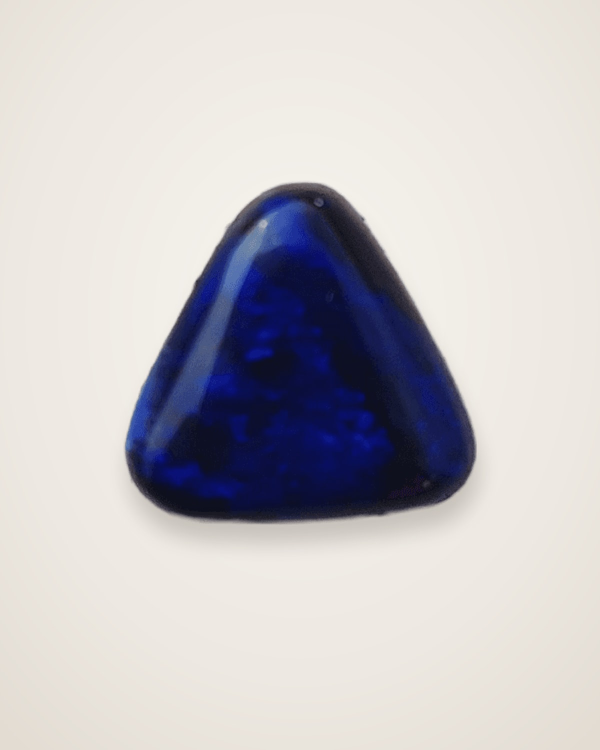
#> input picture data/studio-photos/wp-3643-20210322_110201.jpg, 1200 x 1500 px (shown at 1/2 size)
$ python prepare_photo.py ../../../data/studio-photos/wp-3643-20210322_110201.jpg out.png
#> lines starting #> are read from the running program, lines starting #| are printed output that depends on the picture; after the words box and inside, x2 and y2 are one past the last pixel; in counts of white or black regions, pixels touching at a corner belong together
import argparse
import json
import sys
from pathlib import Path

import numpy as np
from PIL import Image, ImageOps

ASPECT = 4 / 5
FILL_WIDTH = 0.62
FILL_HEIGHT = 0.52
MAX_SIZE = (1600, 2000)
MEAN_TOLERANCE = 2.0


def load(path):
    image = Image.open(path)
    icc = image.info.get("icc_profile")
    image = ImageOps.exif_transpose(image).convert("RGB")
    return image, icc


def border_colour(pixels):
    edge = np.concatenate([pixels[0], pixels[-1], pixels[:, 0], pixels[:, -1]])
    return tuple(int(v) for v in np.median(edge, axis=0))


def find_stone(pixels, background, threshold):
    distance = np.linalg.norm(pixels.astype(np.int32) - np.array(background), axis=2)
    mask = distance > threshold
    height, width = mask.shape
    rows = np.where(mask.sum(axis=1) > width * 0.01)[0]
    cols = np.where(mask.sum(axis=0) > height * 0.01)[0]
    if len(rows) == 0 or len(cols) == 0:
        return None
    box = (int(cols[0]), int(rows[0]), int(cols[-1]) + 1, int(rows[-1]) + 1)
    if (box[2] - box[0]) * (box[3] - box[1]) > 0.9 * width * height:
        return None
    return box


def fit(start, size, limit):
    if size <= limit:
        return min(max(start, 0), limit - size)
    return start


def frame(box, image_size, fill_width, fill_height):
    stone_width = box[2] - box[0]
    stone_height = box[3] - box[1]
    canvas_width = max(stone_width / fill_width, stone_height / fill_height * ASPECT)
    canvas_height = canvas_width / ASPECT
    centre_x = (box[0] + box[2]) / 2
    centre_y = (box[1] + box[3]) / 2
    width, height = round(canvas_width), round(canvas_height)
    left = fit(round(centre_x - canvas_width / 2), width, image_size[0])
    top = fit(round(centre_y - canvas_height / 2), height, image_size[1])
    return left, top, left + width, top + height


def place(image, window, background):
    canvas = Image.new("RGB", (window[2] - window[0], window[3] - window[1]), background)
    canvas.paste(image, (-window[0], -window[1]))
    return canvas


def check(original, canvas, saved_path, window, box):
    output = Image.open(saved_path).convert("RGB")
    source = np.asarray(original)
    placed = np.asarray(canvas)
    x0, y0, x1, y1 = box
    copied = placed[y0 - window[1]:y1 - window[1], x0 - window[0]:x1 - window[0]]
    exact = copied.shape == source[y0:y1, x0:x1].shape and bool(np.array_equal(copied, source[y0:y1, x0:x1]))
    scale = output.width / canvas.width
    sx0, sy0 = round((x0 - window[0]) * scale), round((y0 - window[1]) * scale)
    sx1, sy1 = round((x1 - window[0]) * scale), round((y1 - window[1]) * scale)
    before = source[y0:y1, x0:x1].reshape(-1, 3).mean(axis=0)
    after = np.asarray(output)[sy0:sy1, sx0:sx1].reshape(-1, 3).mean(axis=0)
    drift = float(np.abs(before - after).max())
    return {
        "stone_box": list(box),
        "stone_pixels_copied_exactly": exact,
        "stone_mean_rgb_before": [round(float(v), 2) for v in before],
        "stone_mean_rgb_after": [round(float(v), 2) for v in after],
        "stone_mean_drift": round(drift, 3),
        "passed": exact and drift <= MEAN_TOLERANCE,
    }


def main():
    parser = argparse.ArgumentParser(description="Frame an opal photo for goodopalco.com without changing its colour.")
    parser.add_argument("source")
    parser.add_argument("output")
    parser.add_argument("--rotate", type=int, choices=[0, 90, 180, 270], default=0, help="Quarter turns only, counter-clockwise")
    parser.add_argument("--box", help="Stone box x0,y0,x1,y1 in the source photo if auto-detection picks the wrong area")
    parser.add_argument("--threshold", type=float, default=40)
    parser.add_argument("--fill-width", type=float, default=FILL_WIDTH)
    parser.add_argument("--fill-height", type=float, default=FILL_HEIGHT)
    parser.add_argument("--quality", type=int, default=90)
    args = parser.parse_args()

    original, icc = load(args.source)
#> in load, image is the input picture: PIL image 1200x1500 RGB; mean R, G, B 196.9, 194, 197.3
    if args.rotate:
        original = original.transpose({90: Image.Transpose.ROTATE_90, 180: Image.Transpose.ROTATE_180, 270: Image.Transpose.ROTATE_270}[args.rotate])
    pixels = np.asarray(original)
    background = border_colour(pixels)
#> background = (234, 229, 220)
    box = tuple(int(v) for v in args.box.split(",")) if args.box else find_stone(pixels, background, args.threshold)
#> in find_stone, `distance = np.linalg.norm(pixels.astype(np.int32) - np.array(backgroun..`:
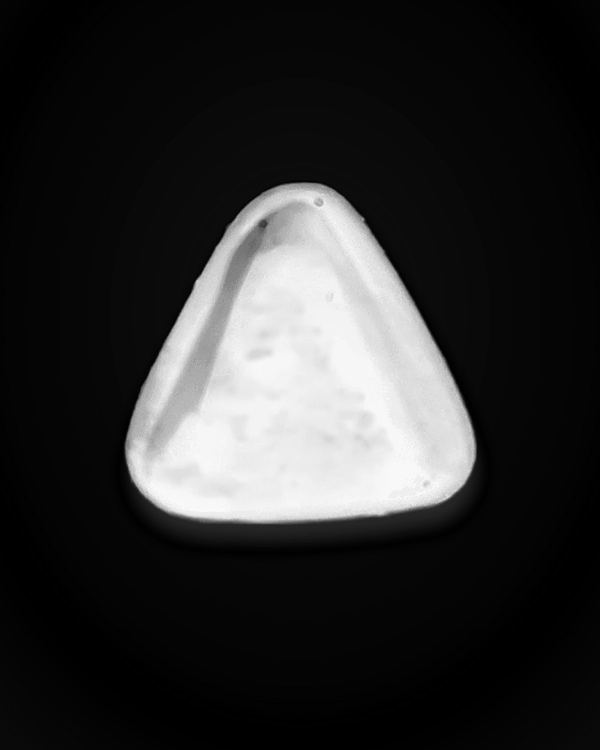
#> distance: shape (1500, 1200) float64 (shown at 1/2 size); min 1, max 370.3, mean 68; drawn with min black and max white
#> in find_stone, `mask = distance > threshold`:
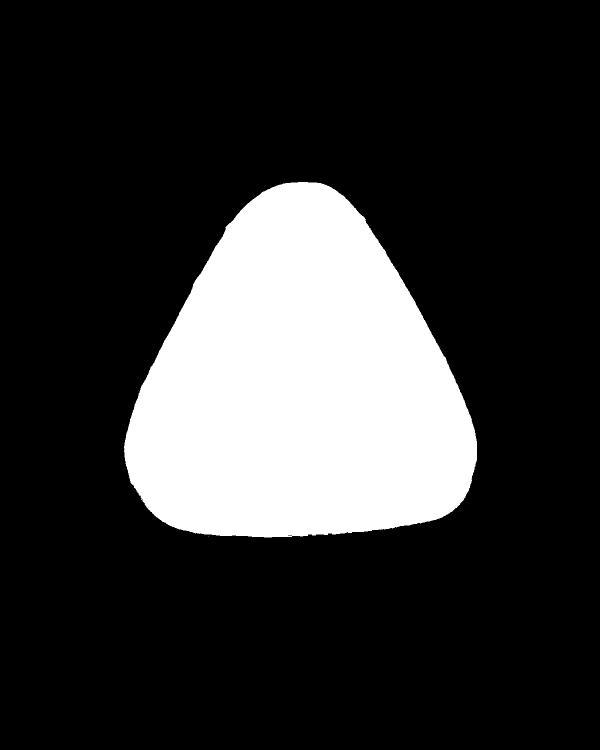
#> mask: shape (1500, 1200) bool (shown at 1/2 size); 19.9% white; 2 white regions (1 under 20 px), largest, box (x1, y1, x2, y2) and area: (248, 364, 954, 1075) 358534
#> in find_stone, `rows = np.where(mask.sum(axis=1) > width * 0.01)[0]`: rows = 711 values from 364 to 1074
#> in find_stone, `cols = np.where(mask.sum(axis=0) > height * 0.01)[0]`: cols = 705 values from 249 to 953
#> in find_stone, `box = (int(cols[0]), int(rows[0]), int(cols[-1]) + 1, int(rows[-1]) + 1)`: box = (249, 364, 954, 1075)
#> box = (249, 364, 954, 1075)
    if box is None:
        print(json.dumps({"passed": False, "error": "Could not find the stone. Look at the photo and pass --box x0,y0,x1,y1."}))
        sys.exit(2)

    window = frame(box, original.size, args.fill_width, args.fill_height)
#> in frame, `stone_width = box[2] - box[0]`: stone_width = 705
#> in frame, `stone_height = box[3] - box[1]`: stone_height = 711
#> in frame, `canvas_width = max(stone_width / fill_width, stone_height / fill_heigh..`: canvas_width = 1137.1
#> in frame, `canvas_height = canvas_width / ASPECT`: canvas_height = 1421.4
#> in frame, `centre_x = (box[0] + box[2]) / 2`: centre_x = 601.5
#> in frame, `centre_y = (box[1] + box[3]) / 2`: centre_y = 719.5
#> in frame, `width, height = round(canvas_width), round(canvas_height)`: width = 1137; height = 1421
#> in frame, `left = fit(round(centre_x - canvas_width / 2), width, image_size[0])`: left = 33
#> in frame, `top = fit(round(centre_y - canvas_height / 2), height, image_size[1])`: top = 9
#> window = (33, 9, 1170, 1430)
    canvas = place(original, window, background)
#> in place, `canvas = Image.new("RGB", (window[2] - window[0], window[3] - window[1..`:
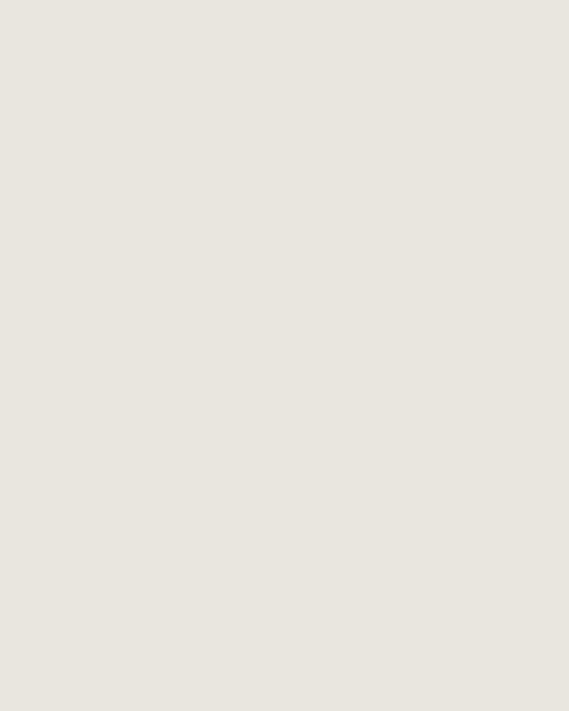
#> canvas: PIL image 1137x1421 RGB (shown at 1/2 size); mean R, G, B 234, 229, 220
#> in place, `canvas.paste(image, (-window[0], -window[1]))`:
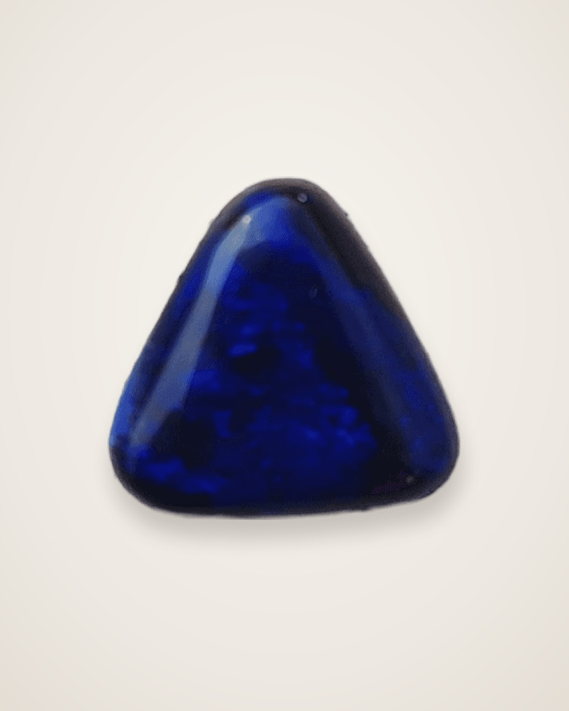
#> canvas: PIL image 1137x1421 RGB (shown at 1/2 size); mean R, G, B 192.7, 190.1, 194.8
    output = canvas.copy()
    output.thumbnail(MAX_SIZE, Image.Resampling.LANCZOS)

    Path(args.output).parent.mkdir(parents=True, exist_ok=True)
    output.save(args.output, "JPEG", quality=args.quality, optimize=True, progressive=True, icc_profile=icc)

    report = check(original, canvas, args.output, window, box)
#> in check, `x0, y0, x1, y1 = box`: x0 = 249; y0 = 364; x1 = 954; y1 = 1075
#> in check, `copied = placed[y0 - window[1]:y1 - window[1], x0 - window[0]:x1 - win..`:
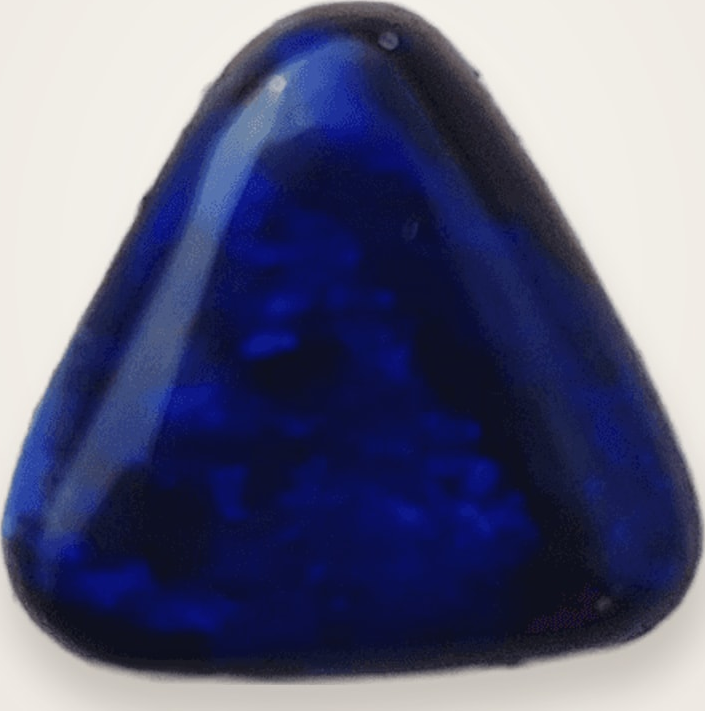
#> copied: shape (711, 705, 3); mean R, G, B 93.8, 96.2, 125.8
#> in check, `exact = copied.shape == source[y0:y1, x0:x1].shape and bool(np.array_e..`: exact = True
#> in check, `sx0, sy0 = round((x0 - window[0]) * scale), round((y0 - window[1]) * s..`: sx0 = 216; sy0 = 355
#> in check, `sx1, sy1 = round((x1 - window[0]) * scale), round((y1 - window[1]) * s..`: sx1 = 921; sy1 = 1066
#> in check, `before = source[y0:y1, x0:x1].reshape(-1, 3).mean(axis=0)`: before = [93.85, 96.2, 125.8]
#> in check, `after = np.asarray(output)[sy0:sy1, sx0:sx1].reshape(-1, 3).mean(axis=0)`: after = [93.85, 96.19, 125.8]
#> in check, `drift = float(np.abs(before - after).max())`: drift = 0.00683
#> report = {'stone_box': [249, 364, 954, 1075], 'stone_pixels_copied_exactly': True, 'stone_mean_rgb_before': [93.85, 96.2, 125.8], 'stone_mean_rgb_after': [93.85, 96.19, 125.8], 'stone_mean_drift': 0.007, 'passed': True}
    report.update({
        "source_size": list(original.size),
        "output_size": list(output.size),
        "padded": window[0] < 0 or window[1] < 0 or window[2] > original.width or window[3] > original.height,
        "padding_rgb": list(background),
        "bytes": Path(args.output).stat().st_size,
    })
    print(json.dumps(report, indent=2))
#> (printed output is left out)
    if not report["passed"]:
        Path(args.output).unlink()
        sys.exit(1)


if __name__ == "__main__":
    main()

$ run again, on data/studio-photos/wp-4543-20210505_102859.jpg
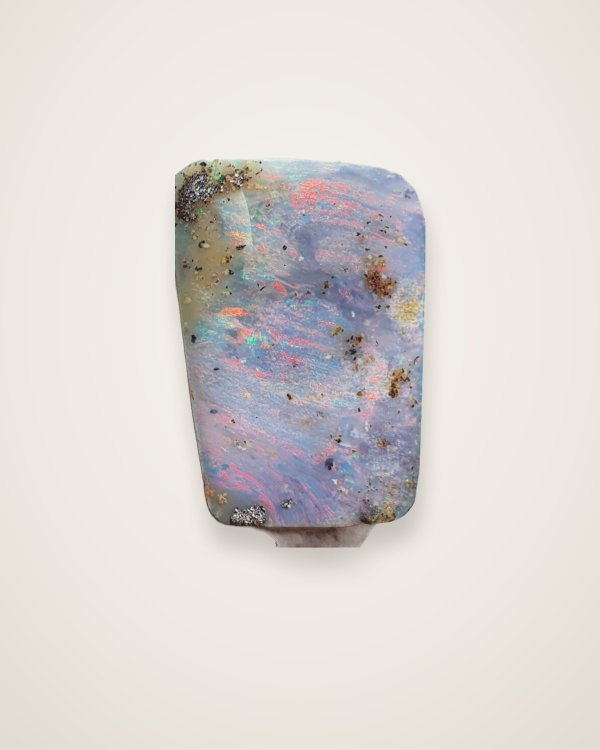
#> input picture data/studio-photos/wp-4543-20210505_102859.jpg, 1200 x 1500 px (shown at 1/2 size)
#> in load, image is the input picture: PIL image 1200x1500 RGB; mean R, G, B 220, 215.4, 211.7
#> background = (234, 229, 220)
#> in find_stone, `mask = distance > threshold`:
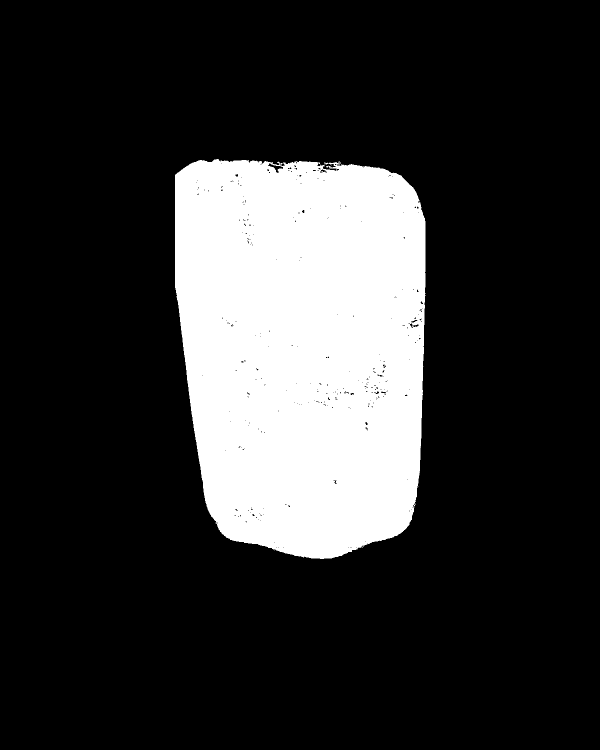
#> mask: shape (1500, 1200) bool (shown at 1/2 size); 19.7% white; 4 white regions (3 under 20 px), largest, box (x1, y1, x2, y2) and area: (350, 318, 851, 1118) 354184
#> rows = 797 values from 320 to 1116
#> cols = 501 values from 350 to 850
#> in find_stone, `box = (int(cols[0]), int(rows[0]), int(cols[-1]) + 1, int(rows[-1]) + 1)`: box = (350, 320, 851, 1117)
#> stone_width = 501
#> stone_height = 797
#> canvas_width = 1226.2
#> canvas_height = 1532.7
#> centre_x = 600.5
#> centre_y = 718.5
#> in frame, `width, height = round(canvas_width), round(canvas_height)`: width = 1226; height = 1533
#> left = -13
#> top = -48
#> window = (-13, -48, 1213, 1485)
#> x0 = 350; y0 = 320; x1 = 851; y1 = 1117
#> in check, `copied = placed[y0 - window[1]:y1 - window[1], x0 - window[0]:x1 - win..`:
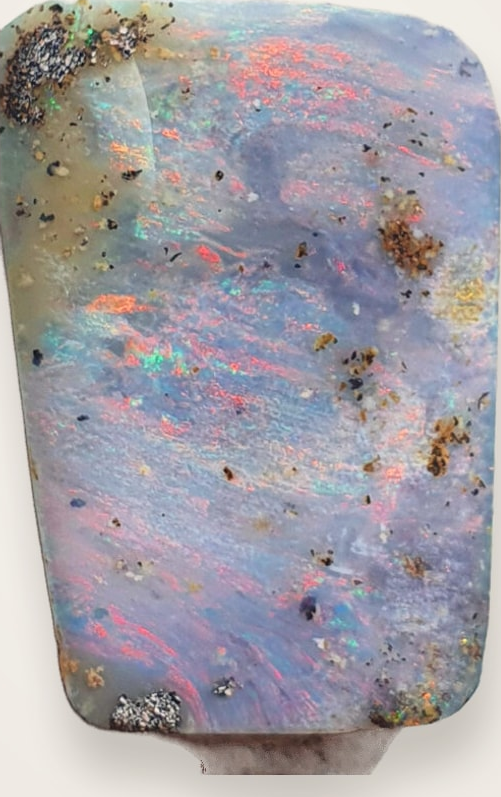
#> copied: shape (797, 501, 3); mean R, G, B 161.2, 157.4, 164.1
#> exact = True
#> sx0 = 363; sy0 = 368
#> sx1 = 864; sy1 = 1165
#> before = [161.2, 157.4, 164.1]
#> drift = 0.00876
#> report = {'stone_box': [350, 320, 851, 1117], 'stone_pixels_copied_exactly': True, 'stone_mean_rgb_before': [161.2, 157.4, 164.1], 'stone_mean_rgb_after': [161.2, 157.4, 164.1], 'stone_mean_drift': 0.009, 'passed': True}
#> (printed output is left out)

$ run again, on data/studio-photos/wp-4545-20210428_110715.jpg
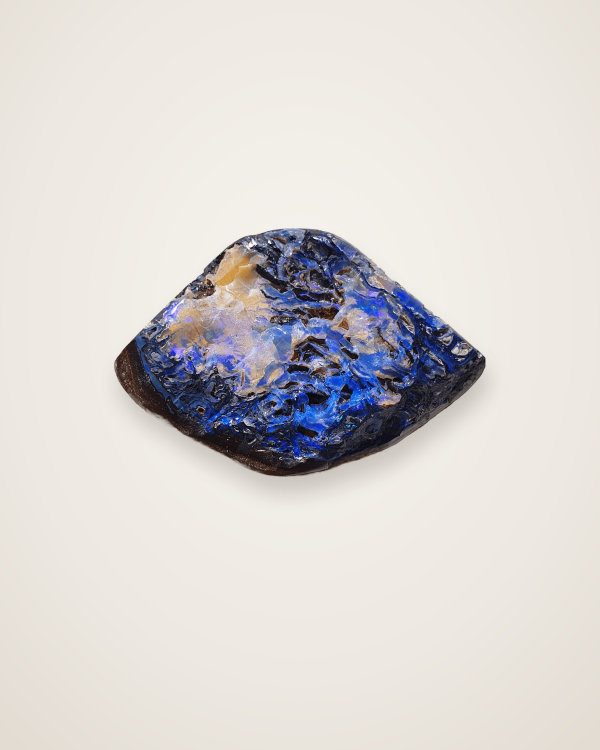
#> input picture data/studio-photos/wp-4545-20210428_110715.jpg, 1200 x 1500 px (shown at 1/2 size)
#> in load, image is the input picture: PIL image 1200x1500 RGB; mean R, G, B 216.9, 213.1, 210.9
#> background = (234, 229, 220)
#> in find_stone, `mask = distance > threshold`:
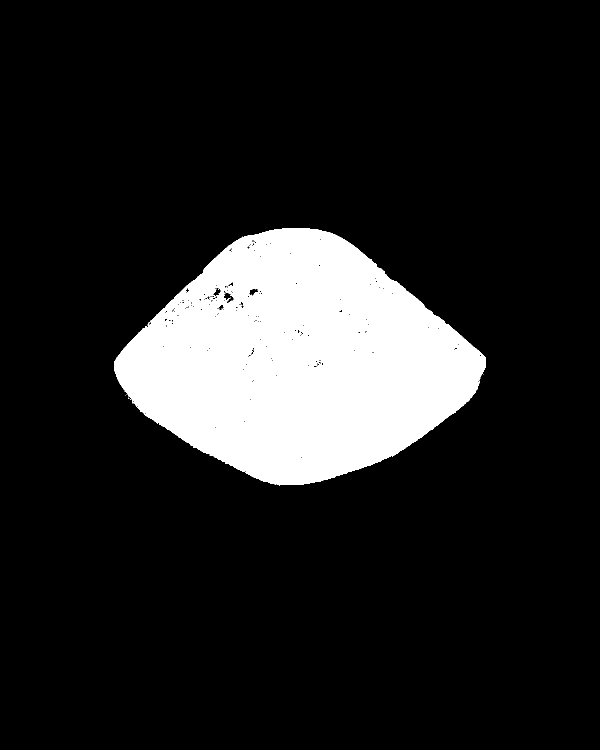
#> mask: shape (1500, 1200) bool (shown at 1/2 size); 13.8% white; 14 white regions (13 under 20 px), largest, box (x1, y1, x2, y2) and area: (228, 456, 972, 971) 248262
#> rows = 513 values from 457 to 969
#> cols = 742 values from 229 to 970
#> in find_stone, `box = (int(cols[0]), int(rows[0]), int(cols[-1]) + 1, int(rows[-1]) + 1)`: box = (229, 457, 971, 970)
#> stone_width = 742
#> stone_height = 513
#> canvas_width = 1196.8
#> canvas_height = 1496
#> centre_x = 600
#> centre_y = 713.5
#> in frame, `width, height = round(canvas_width), round(canvas_height)`: width = 1197; height = 1496
#> left = 2
#> top = 0
#> window = (2, 0, 1199, 1496)
#> x0 = 229; y0 = 457; x1 = 971; y1 = 970
#> in check, `copied = placed[y0 - window[1]:y1 - window[1], x0 - window[0]:x1 - win..`:
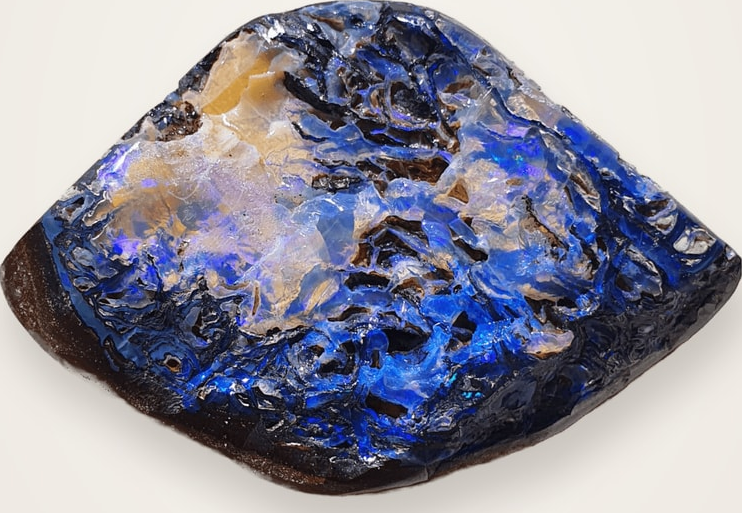
#> copied: shape (513, 742, 3); mean R, G, B 141.7, 141.3, 156
#> exact = True
#> sx0 = 227; sy0 = 457
#> sx1 = 969; sy1 = 970
#> before = [141.7, 141.3, 156]
#> drift = 0.0157
#> report = {'stone_box': [229, 457, 971, 970], 'stone_pixels_copied_exactly': True, 'stone_mean_rgb_before': [141.7, 141.3, 156], 'stone_mean_rgb_after': [141.7, 141.3, 156], 'stone_mean_drift': 0.016, 'passed': True}
#> (printed output is left out)
